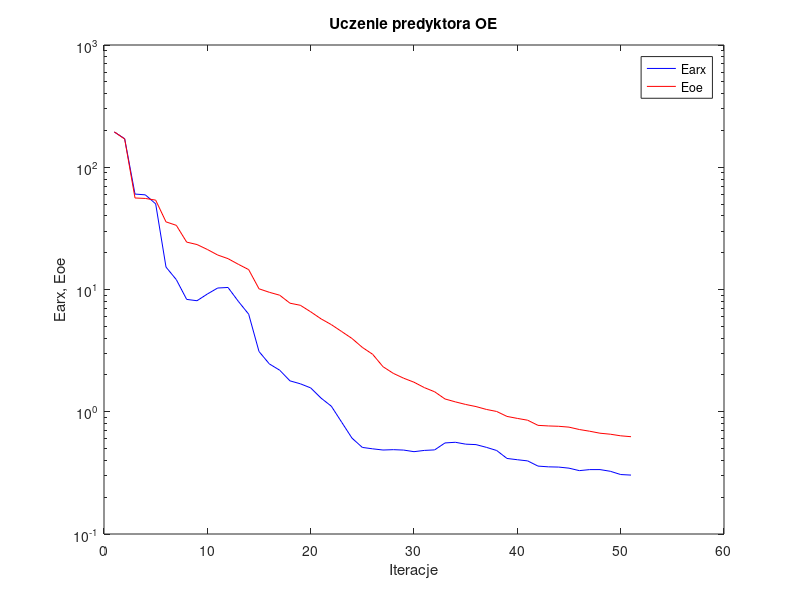
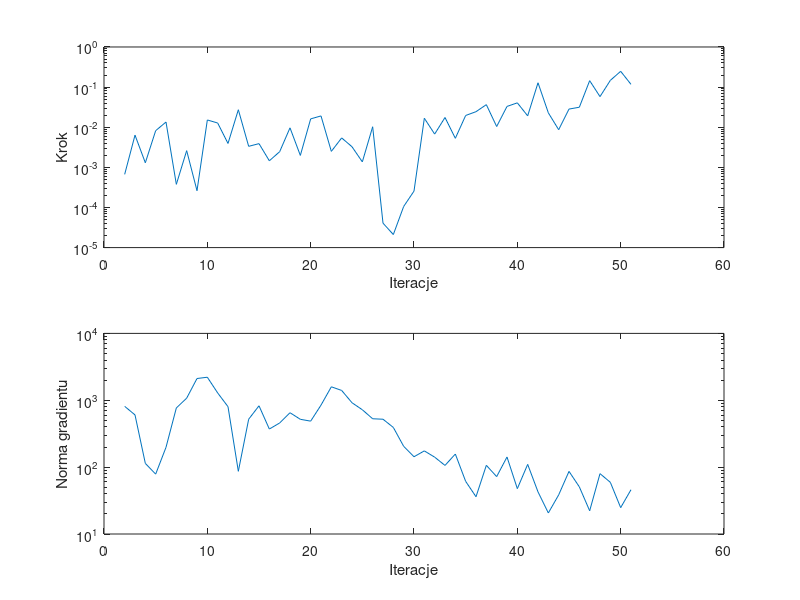

MATLAB code for these plots, in order:
%uczenie predyktora oe
clear all;
n=0; farx(n+1)=1.943024e+002; foe(n+1)=1.947468e+002; wspucz(n+1)=0.000000e+000; ng(n+1)=0.000000e+000;
%odnowa zmiennej metryki
n=1; farx(n+1)=1.711861e+002; foe(n+1)=1.701156e+002; krok(n+1)=6.682927e-004; ng(n+1)=8.113084e+002;
n=2; farx(n+1)=6.034650e+001; foe(n+1)=5.605907e+001; krok(n+1)=6.349841e-003; ng(n+1)=6.040593e+002;
n=3; farx(n+1)=5.947341e+001; foe(n+1)=5.556558e+001; krok(n+1)=1.300439e-003; ng(n+1)=1.136643e+002;
n=4; farx(n+1)=5.020201e+001; foe(n+1)=5.384539e+001; krok(n+1)=8.202462e-003; ng(n+1)=7.862293e+001;
n=5; farx(n+1)=1.525307e+001; foe(n+1)=3.574809e+001; krok(n+1)=1.346946e-002; ng(n+1)=1.977935e+002;
n=6; farx(n+1)=1.203736e+001; foe(n+1)=3.348334e+001; krok(n+1)=3.771986e-004; ng(n+1)=7.674668e+002;
n=7; farx(n+1)=8.299410e+000; foe(n+1)=2.441352e+001; krok(n+1)=2.607206e-003; ng(n+1)=1.074639e+003;
n=8; farx(n+1)=8.094584e+000; foe(n+1)=2.332375e+001; krok(n+1)=2.618406e-004; ng(n+1)=2.114828e+003;
n=9; farx(n+1)=9.182353e+000; foe(n+1)=2.125805e+001; krok(n+1)=1.517118e-002; ng(n+1)=2.210234e+003;
n=10; farx(n+1)=1.028443e+001; foe(n+1)=1.915008e+001; krok(n+1)=1.274291e-002; ng(n+1)=1.287131e+003;
n=11; farx(n+1)=1.039060e+001; foe(n+1)=1.788373e+001; krok(n+1)=3.941672e-003; ng(n+1)=8.017452e+002;
n=12; farx(n+1)=7.999873e+000; foe(n+1)=1.607707e+001; krok(n+1)=2.727640e-002; ng(n+1)=8.664764e+001;
n=13; farx(n+1)=6.284041e+000; foe(n+1)=1.454573e+001; krok(n+1)=3.340564e-003; ng(n+1)=5.205561e+002;
n=14; farx(n+1)=3.111175e+000; foe(n+1)=1.013391e+001; krok(n+1)=3.899772e-003; ng(n+1)=8.266927e+002;
n=15; farx(n+1)=2.462805e+000; foe(n+1)=9.487652e+000; krok(n+1)=1.457334e-003; ng(n+1)=3.711808e+002;
n=16; farx(n+1)=2.187736e+000; foe(n+1)=8.983017e+000; krok(n+1)=2.456077e-003; ng(n+1)=4.574880e+002;
n=17; farx(n+1)=1.789060e+000; foe(n+1)=7.726453e+000; krok(n+1)=9.659422e-003; ng(n+1)=6.512388e+002;
n=18; farx(n+1)=1.693255e+000; foe(n+1)=7.428904e+000; krok(n+1)=1.983052e-003; ng(n+1)=5.190389e+002;
n=19; farx(n+1)=1.567548e+000; foe(n+1)=6.571571e+000; krok(n+1)=1.614645e-002; ng(n+1)=4.872675e+002;
n=20; farx(n+1)=1.294102e+000; foe(n+1)=5.756981e+000; krok(n+1)=1.912971e-002; ng(n+1)=8.455669e+002;
n=21; farx(n+1)=1.110410e+000; foe(n+1)=5.160140e+000; krok(n+1)=2.501815e-003; ng(n+1)=1.589738e+003;
n=22; farx(n+1)=8.214484e-001; foe(n+1)=4.531164e+000; krok(n+1)=5.414124e-003; ng(n+1)=1.402062e+003;
n=23; farx(n+1)=6.083777e-001; foe(n+1)=3.975120e+000; krok(n+1)=3.262529e-003; ng(n+1)=9.181924e+002;
n=24; farx(n+1)=5.107814e-001; foe(n+1)=3.361027e+000; krok(n+1)=1.369522e-003; ng(n+1)=7.210180e+002;
n=25; farx(n+1)=4.974679e-001; foe(n+1)=2.950550e+000; krok(n+1)=1.027490e-002; ng(n+1)=5.287382e+002;
%odnowa zmiennej metryki
n=26; farx(n+1)=4.863917e-001; foe(n+1)=2.336515e+000; krok(n+1)=4.063871e-005; ng(n+1)=5.206301e+002;
n=27; farx(n+1)=4.895985e-001; foe(n+1)=2.060125e+000; krok(n+1)=2.114892e-005; ng(n+1)=3.923038e+002;
n=28; farx(n+1)=4.858735e-001; foe(n+1)=1.880870e+000; krok(n+1)=1.058889e-004; ng(n+1)=2.047977e+002;
n=29; farx(n+1)=4.714932e-001; foe(n+1)=1.744115e+000; krok(n+1)=2.559644e-004; ng(n+1)=1.430230e+002;
n=30; farx(n+1)=4.827383e-001; foe(n+1)=1.576007e+000; krok(n+1)=1.673711e-002; ng(n+1)=1.749311e+002;
n=31; farx(n+1)=4.876140e-001; foe(n+1)=1.456345e+000; krok(n+1)=6.746361e-003; ng(n+1)=1.409919e+002;
n=32; farx(n+1)=5.558046e-001; foe(n+1)=1.272231e+000; krok(n+1)=1.748904e-002; ng(n+1)=1.060611e+002;
n=33; farx(n+1)=5.626888e-001; foe(n+1)=1.204749e+000; krok(n+1)=5.294040e-003; ng(n+1)=1.570005e+002;
n=34; farx(n+1)=5.432148e-001; foe(n+1)=1.147280e+000; krok(n+1)=1.962977e-002; ng(n+1)=6.122295e+001;
n=35; farx(n+1)=5.385258e-001; foe(n+1)=1.102523e+000; krok(n+1)=2.440235e-002; ng(n+1)=3.608280e+001;
n=36; farx(n+1)=5.116701e-001; foe(n+1)=1.044926e+000; krok(n+1)=3.650930e-002; ng(n+1)=1.063586e+002;
n=37; farx(n+1)=4.820381e-001; foe(n+1)=1.005337e+000; krok(n+1)=1.041670e-002; ng(n+1)=7.219281e+001;
n=38; farx(n+1)=4.149375e-001; foe(n+1)=9.158220e-001; krok(n+1)=3.300845e-002; ng(n+1)=1.417514e+002;
n=39; farx(n+1)=4.051230e-001; foe(n+1)=8.822793e-001; krok(n+1)=4.050274e-002; ng(n+1)=4.768699e+001;
n=40; farx(n+1)=3.962884e-001; foe(n+1)=8.526963e-001; krok(n+1)=1.920518e-002; ng(n+1)=1.099399e+002;
n=41; farx(n+1)=3.593401e-001; foe(n+1)=7.740773e-001; krok(n+1)=1.281531e-001; ng(n+1)=4.266090e+001;
n=42; farx(n+1)=3.543486e-001; foe(n+1)=7.655358e-001; krok(n+1)=2.284436e-002; ng(n+1)=2.062610e+001;
n=43; farx(n+1)=3.527329e-001; foe(n+1)=7.604873e-001; krok(n+1)=8.674162e-003; ng(n+1)=3.844764e+001;
n=44; farx(n+1)=3.455926e-001; foe(n+1)=7.483398e-001; krok(n+1)=2.835564e-002; ng(n+1)=8.637289e+001;
n=45; farx(n+1)=3.298679e-001; foe(n+1)=7.156302e-001; krok(n+1)=3.149998e-002; ng(n+1)=5.070199e+001;
n=46; farx(n+1)=3.363657e-001; foe(n+1)=6.929681e-001; krok(n+1)=1.446686e-001; ng(n+1)=2.223803e+001;
n=47; farx(n+1)=3.364154e-001; foe(n+1)=6.675652e-001; krok(n+1)=5.793922e-002; ng(n+1)=7.992649e+001;
n=48; farx(n+1)=3.258470e-001; foe(n+1)=6.550801e-001; krok(n+1)=1.472237e-001; ng(n+1)=5.929150e+001;
n=49; farx(n+1)=3.065301e-001; foe(n+1)=6.356909e-001; krok(n+1)=2.475890e-001; ng(n+1)=2.478735e+001;
n=50; farx(n+1)=3.033065e-001; foe(n+1)=6.250599e-001; krok(n+1)=1.170340e-001; ng(n+1)=4.597582e+001;

figure; semilogy(farx,'b'); hold on; semilogy(foe,'r'); xlabel('Iteracje'); ylabel('Earx, Eoe'); legend('Earx','Eoe'); title('Uczenie predyktora OE');
figure; subplot(2,1,1); semilogy(krok); xlabel('Iteracje'); ylabel('Krok');
subplot(2,1,2); semilogy(ng); xlabel('Iteracje'); ylabel('Norma gradientu');
Earx=farx(n+1)
Eoe=foe(n+1)
